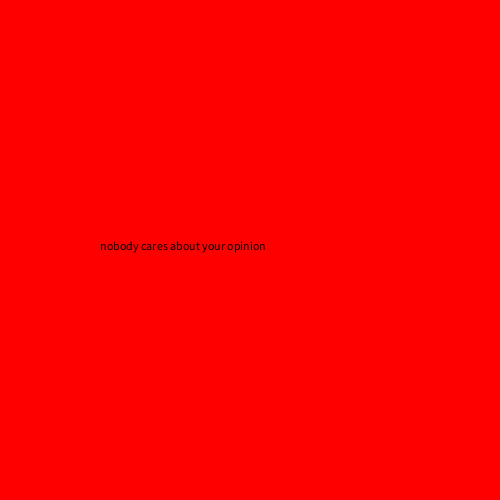
Frame 1 (no input)
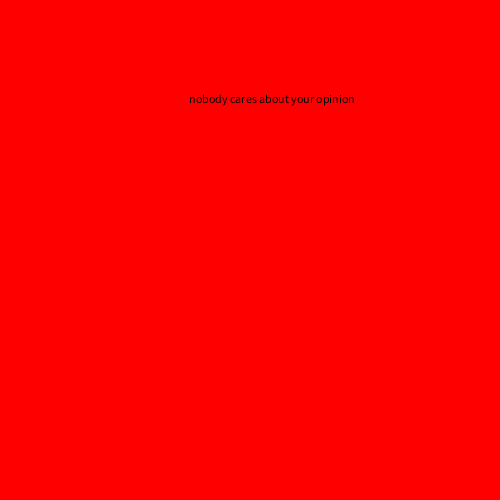
Frame 60 (the mouse pressed at the canvas centre just before this capture)
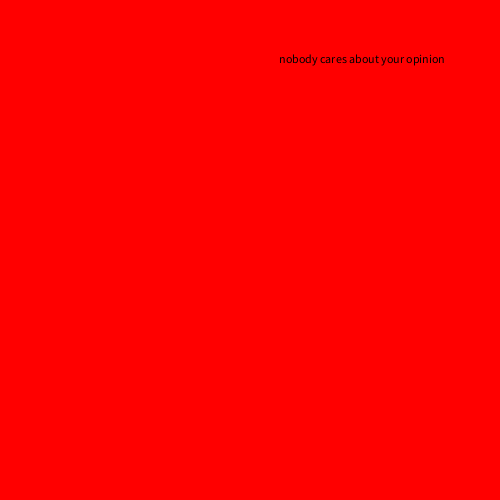
Frame 120 (the mouse held since frame 60 and released just before this capture)

The Processing sketch that drew these frames (run headless with seeded random() and noise(); from frame 60 on, the mouse is pressed at the canvas centre):

// Processing sketch: NobodyCaresAboutYourOpinion
// ── NobodyCaresAboutYourOpinion.pde

float rectX, rectY, rectWidth=50, rectHeight=50, rectHorizSpeed=1.5, rectVertSpeed=2.5;
boolean moveUp=true, moveRight=true; 
void setup() {
  size(500, 500);
  rectX=width*.2;
  rectY=height*.5;
 
  
  
}

void draw() {

  
  background(255, 0, 0);
  fill(0);
  text("nobody cares about your opinion", rectX, rectY);
  fill(0);
  if (moveUp) { //if 1
    rectY-=rectVertSpeed;
  } else {
    rectY+=rectVertSpeed;
  }//end if1
  

  if (moveRight) {//if 3
    rectX+=rectHorizSpeed;
  } else {
    rectX-=rectHorizSpeed;
  }//end if 3
  
  

  
  
  if (rectY<0 +10) {
    moveUp=false;
  }

  if (rectY + rectHeight -40>height) {
    moveUp=true;
  }
  if (rectX<0) {
    moveRight=true;
  }
  if (rectX + rectWidth +150 >width) {
    moveRight=false;
  }
  
 
}
